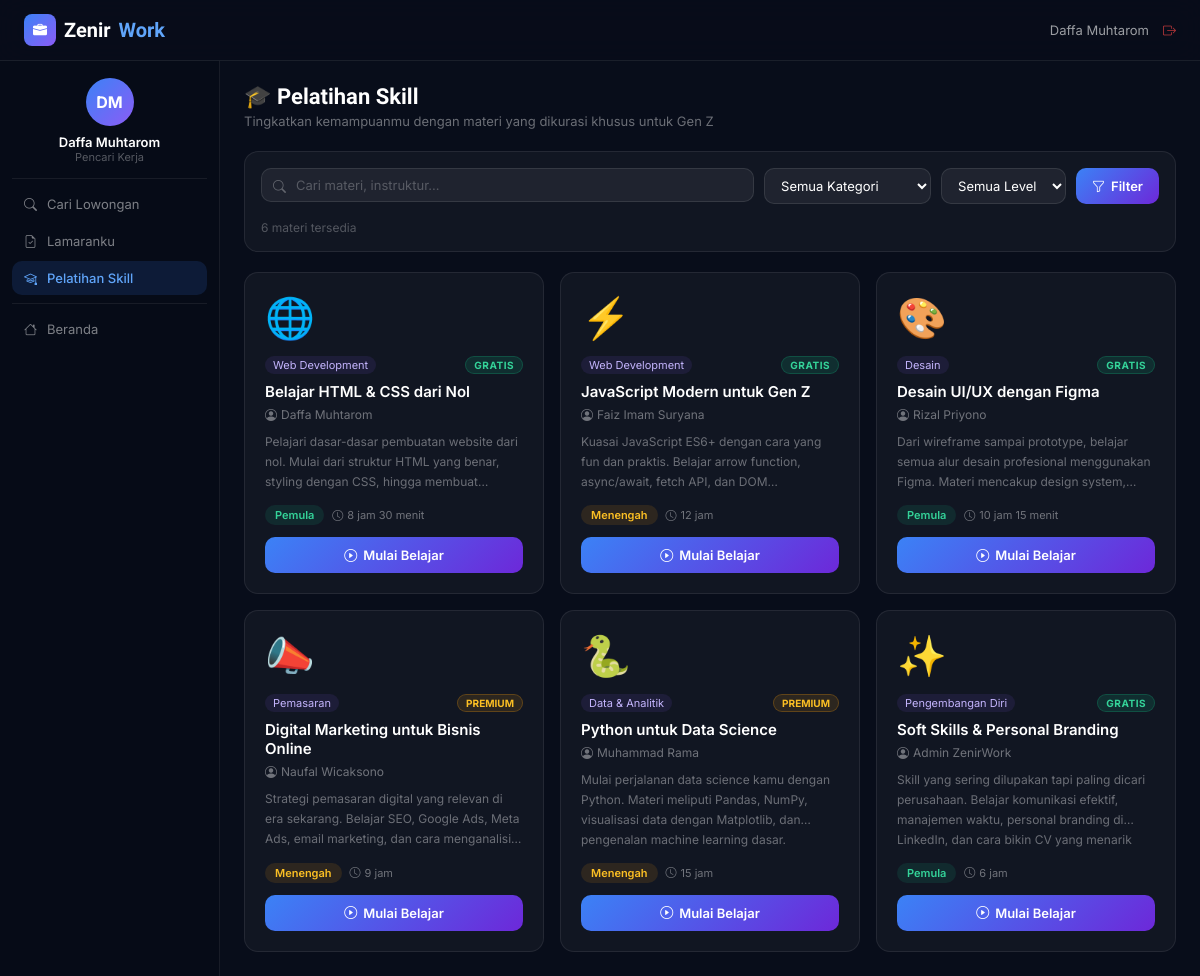
The app's page /jobseeker/training.php (signed in), older data.
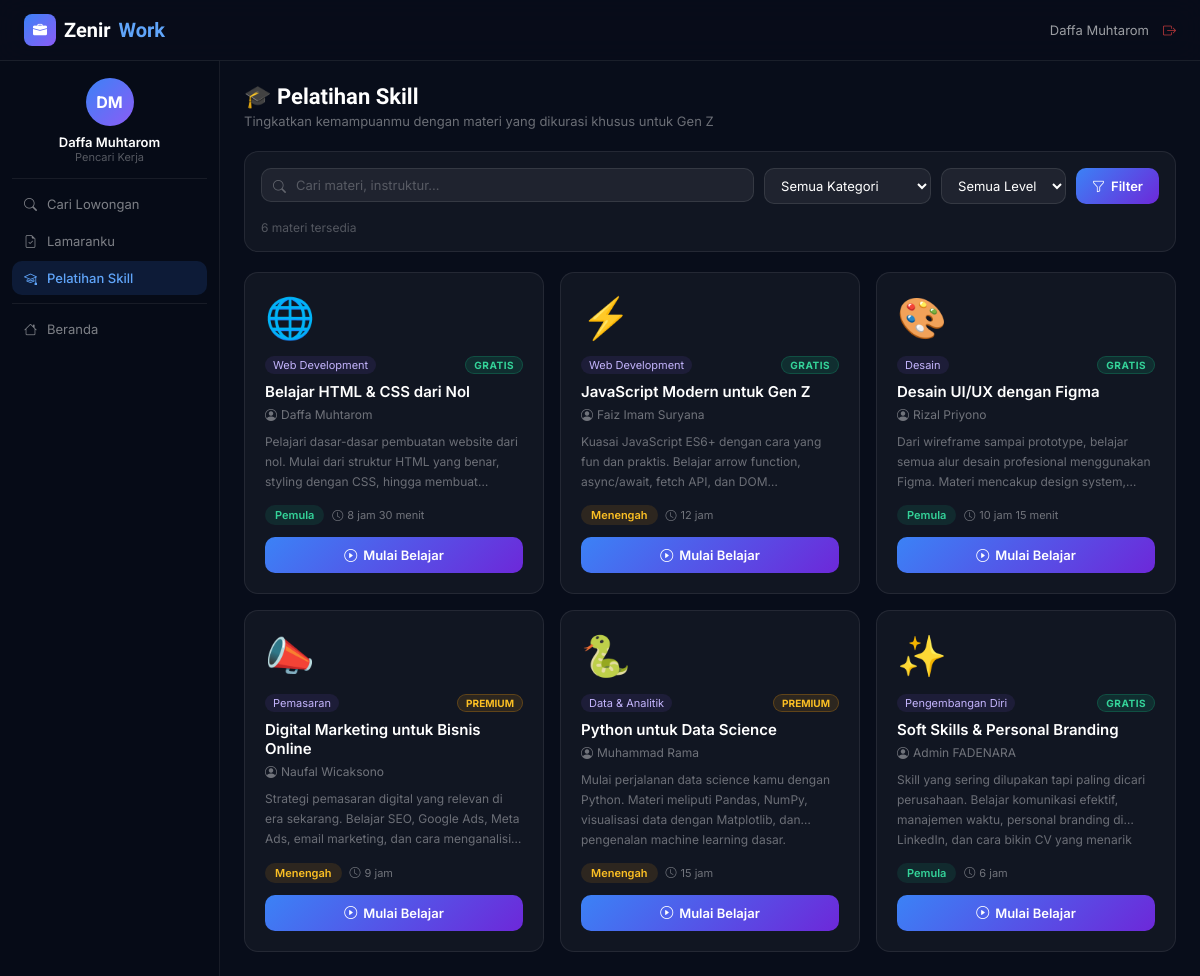
The same page, newer data.
### tables this page shows
CREATE TABLE IF NOT EXISTS trainings (
    id          INT AUTO_INCREMENT PRIMARY KEY,
    judul       VARCHAR(200) NOT NULL,
    kategori    VARCHAR(80)  NOT NULL,
    deskripsi   TEXT         NOT NULL,
    instruktur  VARCHAR(100) NOT NULL,
    durasi      VARCHAR(50)  NOT NULL,
    level       ENUM('Pemula','Menengah','Lanjutan') NOT NULL DEFAULT 'Pemula',
    icon_emoji  VARCHAR(10)  NOT NULL DEFAULT '📚',
    is_gratis   TINYINT(1)   NOT NULL DEFAULT 1,
    created_at  TIMESTAMP DEFAULT CURRENT_TIMESTAMP
);

### config/db.php (called while the page is built, shortened)
<?php
function e($s){ return htmlspecialchars($s, ENT_QUOTES, 'UTF-8'); }

### jobseeker/training.php (the view, shortened to what the changed rows need)
<?php
require_once '../config/db.php';
$where = "WHERE 1=1";
$st = $conn->prepare("SELECT * FROM trainings $where ORDER BY created_at DESC");
$st->execute();
$trainings = $st->get_result();
?>
<!DOCTYPE html>
<html lang="id">
<head>
<link rel="stylesheet" href="https://cdn.jsdelivr.net/npm/bootstrap-icons@1.11.3/font/bootstrap-icons.css">
<link rel="stylesheet" href="https://unpkg.com/aos@2.3.4/dist/aos.css">
<link rel="stylesheet" href="../assets/style.css">
</head>
<body>
<div class="dash-wrap">
  <main class="dash-main">
    <div style="margin-bottom:22px" data-aos="fade-right">
      <h1 style="font-family:'Plus Jakarta Sans',sans-serif;font-size:22px;font-weight:800;color:#fff;margin-bottom:4px">
        🎓 Pelatihan Skill
      </h1>
    </div>
    <div style="display:grid;grid-template-columns:repeat(auto-fill,minmax(280px,1fr));gap:16px">
      <?php while($tr = $trainings->fetch_assoc()):
        $lvlClass = 'lvl-'.strtolower($tr['level']);
      ?>
      <article class="train-card" data-aos="fade-up" onclick="lihatDetail(<?= $tr['id'] ?>,'<?= addslashes(e($tr['judul'])) ?>','<?= addslashes(e($tr['deskripsi'])) ?>','<?= addslashes(e($tr['instruktur'])) ?>','<?= $tr['level'] ?>','<?= $tr['durasi'] ?>','<?= $tr['is_gratis']?'Gratis':'Berbayar' ?>')">
        <span class="train-icon"><?= $tr['icon_emoji'] ?></span>
        <div style="display:flex;justify-content:space-between;align-items:flex-start;margin-bottom:8px">
          <span style="font-size:11px;background:rgba(139,92,246,.1);color:#c4b5fd;padding:2px 8px;border-radius:20px">
            <?= e($tr['kategori']) ?>
          </span>
          <?php if($tr['is_gratis']): ?>
          <span class="gratis-badge">GRATIS</span>
          <?php else: ?>
          <span class="bayar-badge">PREMIUM</span>
          <?php endif; ?>
        </div>
        <div class="train-title"><?= e($tr['judul']) ?></div>
        <div class="train-inst"><i class="bi bi-person-circle" style="margin-right:4px"></i><?= e($tr['instruktur']) ?></div>
        <p class="train-desc"><?= e($tr['deskripsi']) ?></p>
        <div class="train-meta">
          <span class="lvl-badge <?= $lvlClass ?>"><?= e($tr['level']) ?></span>
          <span class="dur-text"><i class="bi bi-clock"></i><?= e($tr['durasi']) ?></span>
        </div>
        <button class="mulai-btn" onclick="event.stopPropagation(); lihatDetail(<?= $tr['id'] ?>,'<?= addslashes(e($tr['judul'])) ?>','<?= addslashes(e($tr['deskripsi'])) ?>','<?= addslashes(e($tr['instruktur'])) ?>','<?= $tr['level'] ?>','<?= $tr['durasi'] ?>','<?= $tr['is_gratis']?'Gratis':'Berbayar' ?>')">
          <i class="bi bi-play-circle" style="margin-right:6px"></i>Mulai Belajar
        </button>
      </article>
      <?php endwhile; ?>
    </div>
  </main>
</div>
</body>
</html>

Row changes from the older to the newer data that the page shows:
changed trainings "Soft Skills & Personal Branding": instruktur "Admin ZenirWork" → "Admin FADENARA"
